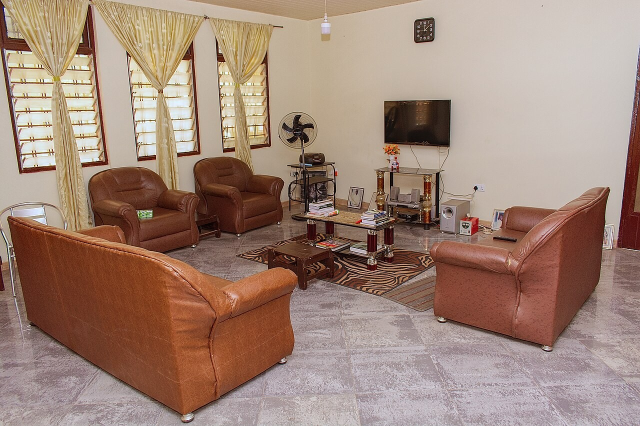
#> input picture spike/assets/rooms/color1.jpg, 1280 x 852 px (shown at 1/2 size)
$ python -i rectify.py   (imports and definitions only)
#> lines starting #> are read from the running program, lines starting #| are printed output that depends on the picture; after the words box and inside, x2 and y2 are one past the last pixel; in counts of white or black regions, pixels touching at a corner belong together
#> further down, picture is the input picture: PIL image 1280x852 RGB; mean R, G, B 160.3, 133.7, 119.7
"""Perspective correction: an ordinary carpet photo -> a top-down texture.

This is what lets a shopkeeper add a carpet with one phone photo instead of
commissioning a 3D model. The photo is almost never taken straight above the
carpet, so we find its four corners and warp them onto a rectangle whose aspect
ratio comes from the carpet's *real* catalogue dimensions — which is also what
makes the AR asset true-scale rather than merely plausible.

Corner detection is deliberately conservative: when it is not confident it says
so, and the admin panel lets a human drag the four corners instead. A wrong
automatic crop that nobody notices is far worse than asking for one correction.
"""

from __future__ import annotations

from dataclasses import dataclass
from io import BytesIO

import cv2
import numpy as np
from PIL import Image

Corner = tuple[float, float]
Corners = tuple[Corner, Corner, Corner, Corner]  # tl, tr, br, bl

# A detected quad must cover at least this fraction of the frame, otherwise we
# have almost certainly locked onto a motif *inside* the carpet.
MIN_AREA_RATIO = 0.25
# And no more than this, or it is the photograph's own border rather than
# anything in the photograph. See the note in `detect_corners`: the frame is a
# perfect rectangle covering everything, so it wins on score against every real
# carpet, and it is also exactly what the no-detection fallback returns. 0.93
# rather than something tighter because a rug shot edge to edge still leaves a
# few percent of background in the corners, and that quad is the frame too.
FRAME_LIKE_RATIO = 0.93
# Below this, the admin panel opens with the corners pre-filled for review.
CONFIDENCE_THRESHOLD = 0.55


@dataclass
class RectifyResult:
    image: Image.Image
    corners: Corners
    confidence: float
    automatic: bool

    @property
    def needs_review(self) -> bool:
        return self.confidence < CONFIDENCE_THRESHOLD


# [47 lines left out: functions order_corners, quad_regularity, not called in this run]


def detect_corners(image: Image.Image) -> tuple[Corners, float]:
    """Find the carpet's four corners. Returns the corners and a 0..1 confidence.

    Falls back to the full frame with confidence 0 when nothing convincing is
    found — callers treat that as "ask a human".
    """
    frame = cv2.cvtColor(np.array(image.convert("RGB")), cv2.COLOR_RGB2BGR)
    height, width = frame.shape[:2]
    full_frame: Corners = (
        (0.0, 0.0),
        (float(width), 0.0),
        (float(width), float(height)),
        (0.0, float(height)),
    )

    # Work at a fixed scale so thresholds behave the same for every input size.
    scale = 900 / max(height, width)
    if scale < 1.0:
        working = cv2.resize(frame, None, fx=scale, fy=scale, interpolation=cv2.INTER_AREA)
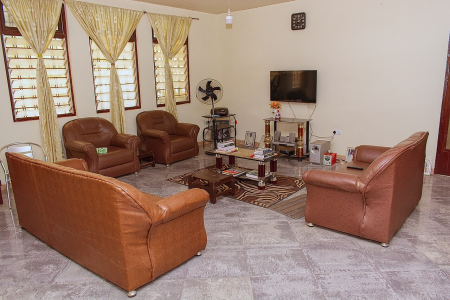
#> working: shape (599, 900, 3) (shown at 1/2 size); mean B, G, R 119.6, 133.7, 160.3
    else:
        working = frame
        scale = 1.0

    gray = cv2.cvtColor(working, cv2.COLOR_BGR2GRAY)
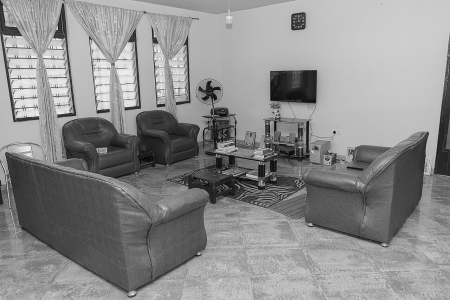
#> gray: shape (599, 900) (shown at 1/2 size); min 2, max 252, mean 140.1
    gray = cv2.bilateralFilter(gray, 9, 60, 60)  # smooth pile texture, keep edges
    edges = cv2.Canny(gray, 40, 130)
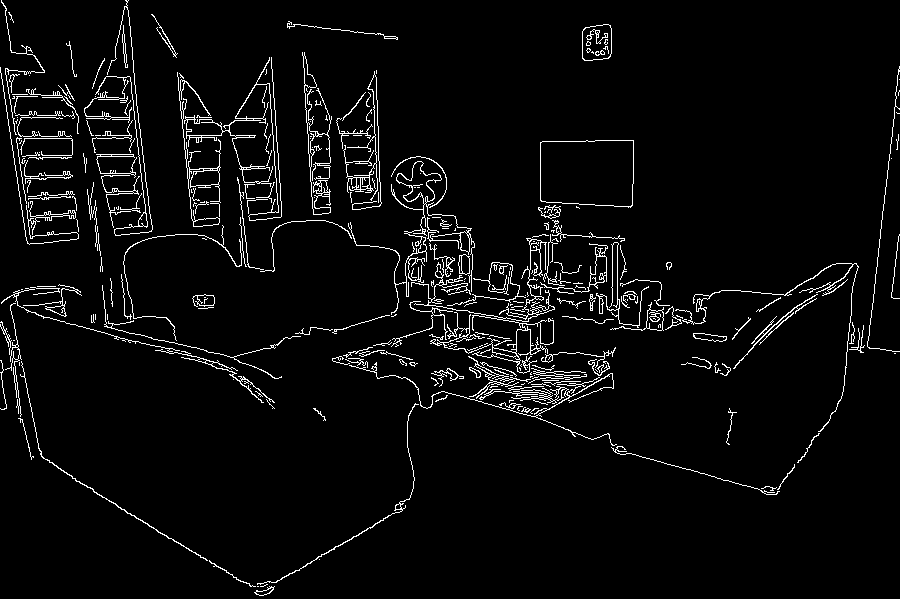
#> edges: shape (599, 900); 4.2% white in thin lines or dots
    edges = cv2.dilate(edges, np.ones((5, 5), np.uint8), iterations=1)
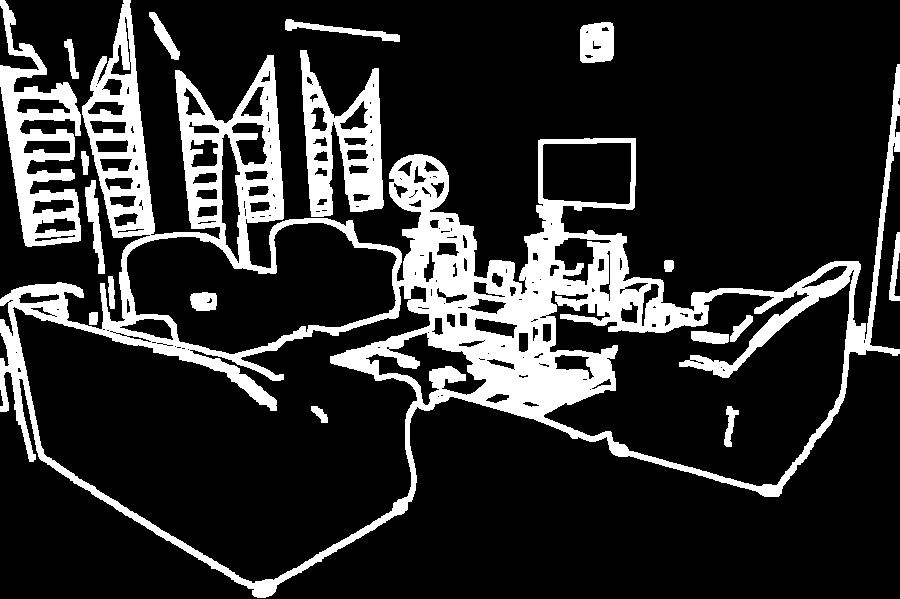
#> edges: shape (599, 900); 18% white; 18 white regions, largest, box (x1, y1, x2, y2) and area: (0, 0, 900, 598) 76433, (0, 0, 81, 247) 8017, (300, 50, 384, 217) 6841
    edges = cv2.morphologyEx(edges, cv2.MORPH_CLOSE, np.ones((9, 9), np.uint8))
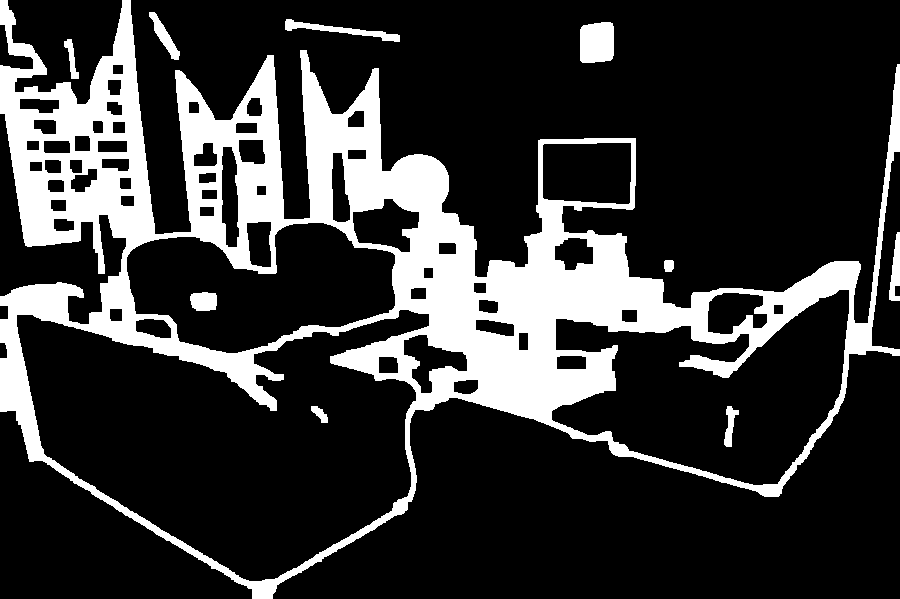
#> edges: shape (599, 900); 21% white; 10 white regions

    contours, _ = cv2.findContours(edges, cv2.RETR_EXTERNAL, cv2.CHAIN_APPROX_SIMPLE)
#> contours = 7 contours; box (x1, y1, x2, y2) and area: (0, 0, 900, 599) 254739, (580, 22, 614, 63) 1232, (285, 19, 400, 42) 613, (149, 12, 180, 60) 424, (889, 232, 900, 301) 392, (64, 39, 79, 79) 210, (664, 260, 674, 272) 92
    frame_area = working.shape[0] * working.shape[1]
    best: tuple[float, Corners] | None = None

    for contour in sorted(contours, key=cv2.contourArea, reverse=True)[:8]:
        area = cv2.contourArea(contour)
        if area < frame_area * MIN_AREA_RATIO:
            break  # sorted by area, everything after is smaller

        perimeter = cv2.arcLength(contour, closed=True)
        approx = cv2.approxPolyDP(contour, 0.02 * perimeter, closed=True)
        if len(approx) != 4 or not cv2.isContourConvex(approx):
            continue

        # **The photograph's own border is not a carpet.**
        #
        # Reported from the panel: a rug shot on dark fabric came back with a
        # black halo baked into the AR file. The detector had returned the whole
        # frame — and returned it at 0.889 confidence, so nothing was flagged for
        # review and the shopkeeper was never told to look.
        #
        # It is the score that does this. `regularity * (0.5 + 0.5 * coverage)`
        # pays for being rectangle-like and for being large, and the image
        # boundary is a perfect rectangle covering everything: a guaranteed 1.0
        # that no real carpet can beat. Whenever the background reaches the
        # edges — a floor, a cloth, a wall — Canny finds that boundary and it
        # wins.
        #
        # Dropping the coverage term does not help: the frame still scores 1.0
        # on regularity alone. The frame has to be excluded rather than
        # out-scored.
        #
        # And excluding it costs nothing, because it is the fallback. A quad
        # this size says exactly what «no carpet found» says, so returning it as
        # a *detection* only adds a false confidence to it. When the carpet
        # really does fill the frame — every image in our generated catalogue —
        # the fallback below returns the same four corners, with a 0 that tells
        # the truth: nothing was detected, the whole picture was used.
        if area >= frame_area * FRAME_LIKE_RATIO:
            continue

        corners = order_corners(approx / scale)
        regularity = quad_regularity(corners)
        coverage = min(area / frame_area, 1.0)
        # Both matter: a big blob that is not rectangle-like is not a carpet,
        # and a perfect little rectangle is probably a motif.
        score = regularity * (0.5 + 0.5 * coverage)
        if best is None or score > best[0]:
            best = (score, corners)
#> this loop made 2 passes
#> (area, perimeter) on pass 1: (254739, 5796.8)

    if best is None:
        return full_frame, 0.0
    return best[1], round(min(best[0], 1.0), 3)


# [68 lines left out: functions rectify, encode_jpeg, not called in this run]

>>> from PIL import Image
>>> picture = Image.open('../../../spike/assets/rooms/color1.jpg')
>>> result = detect_corners(picture)
#> result = (((0, 0), (1280, 0), (1280, 852), (0, 852)), 0)

$ run again, on spike/assets/rooms/color2.jpg
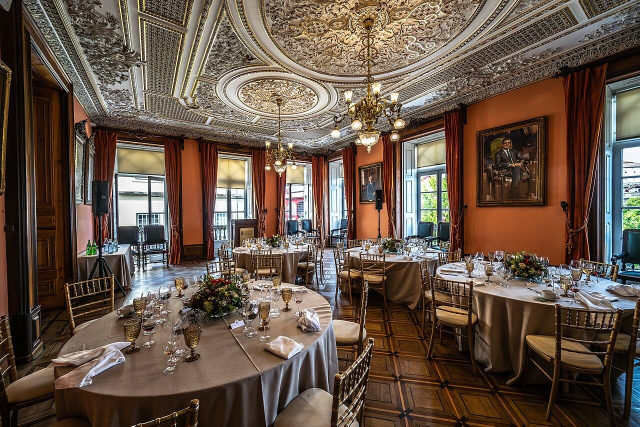
#> input picture spike/assets/rooms/color2.jpg, 1280 x 853 px (shown at 1/2 size)
#> picture is the input picture: PIL image 1280x853 RGB; mean R, G, B 101.7, 84.1, 71.3
#> in detect_corners, `edges = cv2.Canny(gray, 40, 130)`:
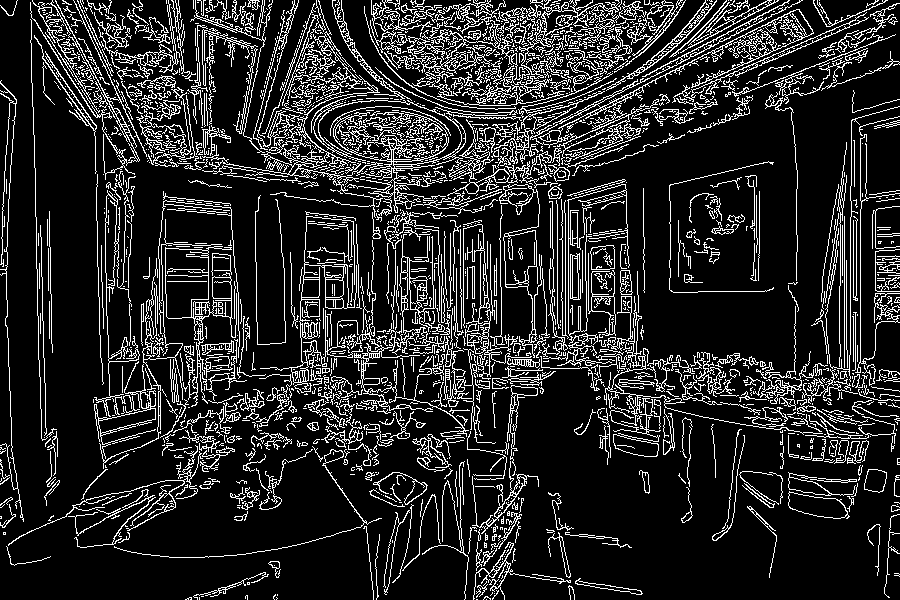
#> edges: shape (600, 900); 15.5% white in thin lines or dots
#> in detect_corners, `edges = cv2.morphologyEx(edges, cv2.MORPH_CLOSE, np.ones((9, 9), np.ui..`:
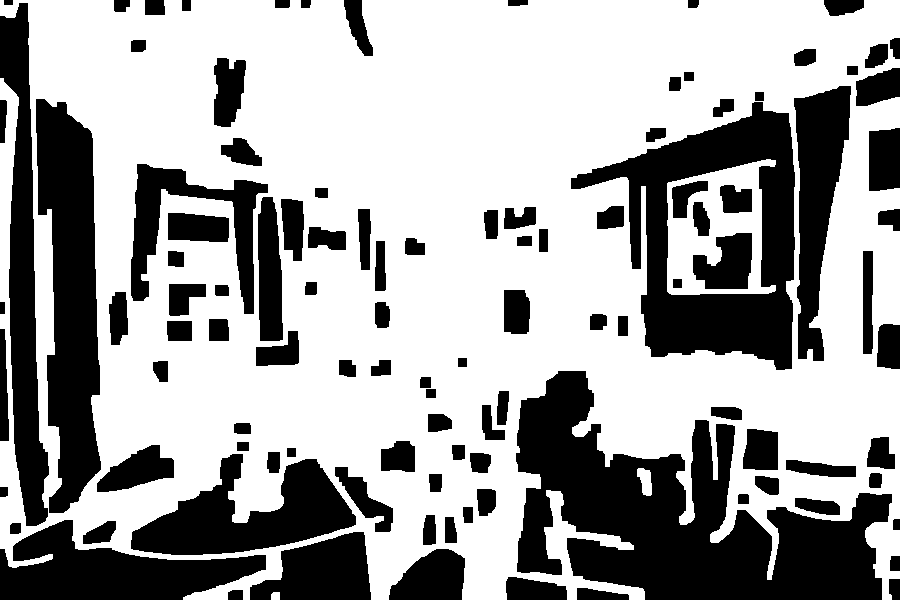
#> edges: shape (600, 900); 64.1% white; 110 black regions
#> contours = 3 contours; box (x1, y1, x2, y2) and area: (0, 0, 900, 600) 450941, (637, 468, 652, 496) 260, (271, 592, 280, 600) 54
#> the loop in detect_corners, `for contour in sorted(contours, key=cv2.contourArea, reverse=True)[:8]:` made 2 passes
#> (area, perimeter) on pass 1: (450941, 7059.6)
#> result = (((0, 0), (1280, 0), (1280, 853), (0, 853)), 0)

$ run again, on spike/assets/rooms/mine-1.jpg
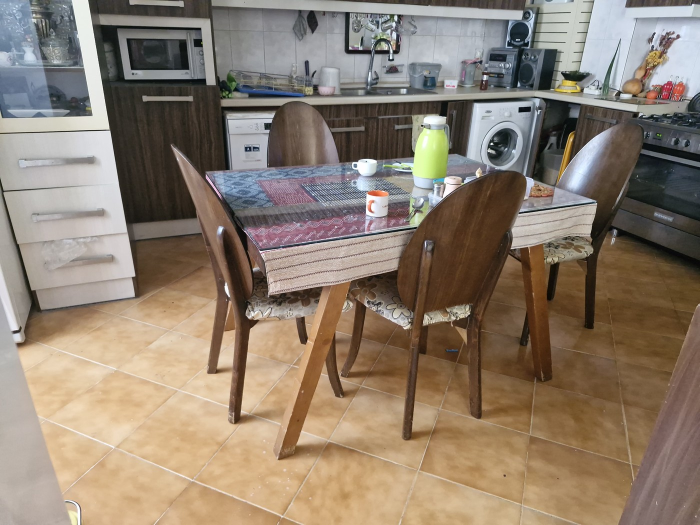
#> input picture spike/assets/rooms/mine-1.jpg, 1400 x 1050 px (shown at 1/2 size)
#> picture is the input picture: PIL image 1400x1050 RGB; mean R, G, B 141.9, 126.9, 111.2
#> in detect_corners, `edges = cv2.Canny(gray, 40, 130)`:
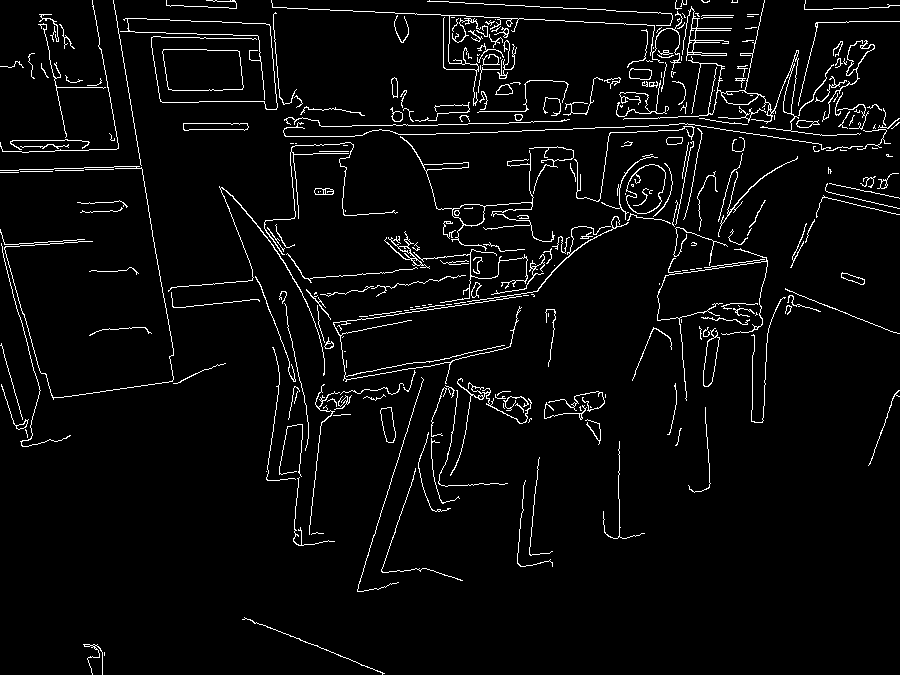
#> edges: shape (675, 900); 4.1% white in thin lines or dots
#> in detect_corners, `edges = cv2.morphologyEx(edges, cv2.MORPH_CLOSE, np.ones((9, 9), np.ui..`:
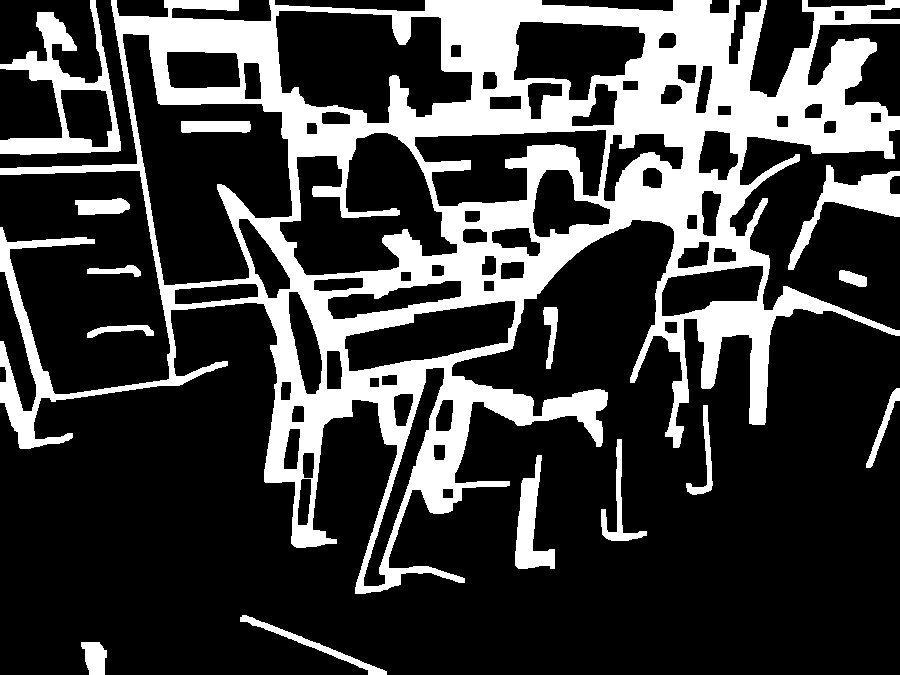
#> edges: shape (675, 900); 25.1% white; 15 white regions
#> contours = 14 contours; largest, box (x1, y1, x2, y2) and area: (0, 0, 900, 594) 242216, (0, 0, 121, 155) 7267, (788, 165, 900, 270) 2798, (515, 455, 555, 569) 1900, (240, 615, 387, 675) 849
#> the loop in detect_corners, `for contour in sorted(contours, key=cv2.contourArea, reverse=True)[:8]:` made 2 passes
#> (area, perimeter) on pass 1: (242216.5, 8192.5)
#> result = (((0, 0), (1400, 0), (1400, 1050), (0, 1050)), 0)
